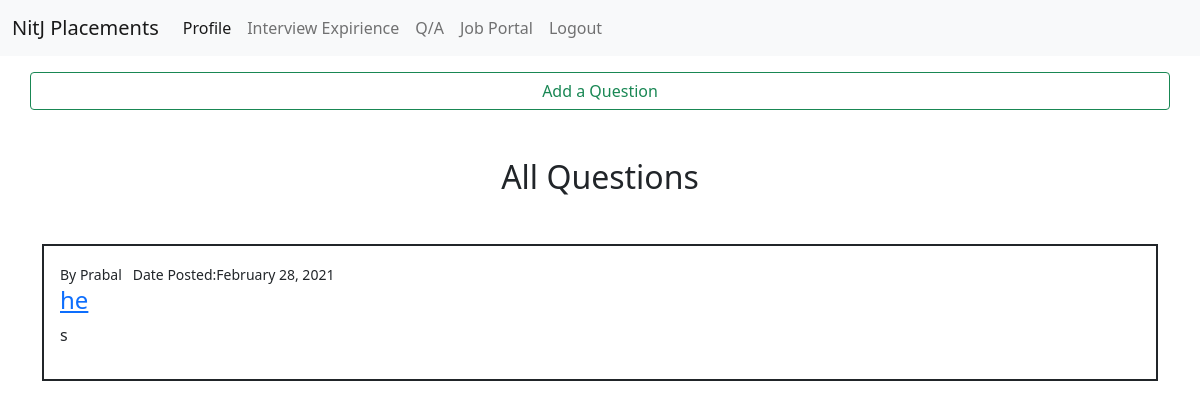
The app's page /qa/, older data.
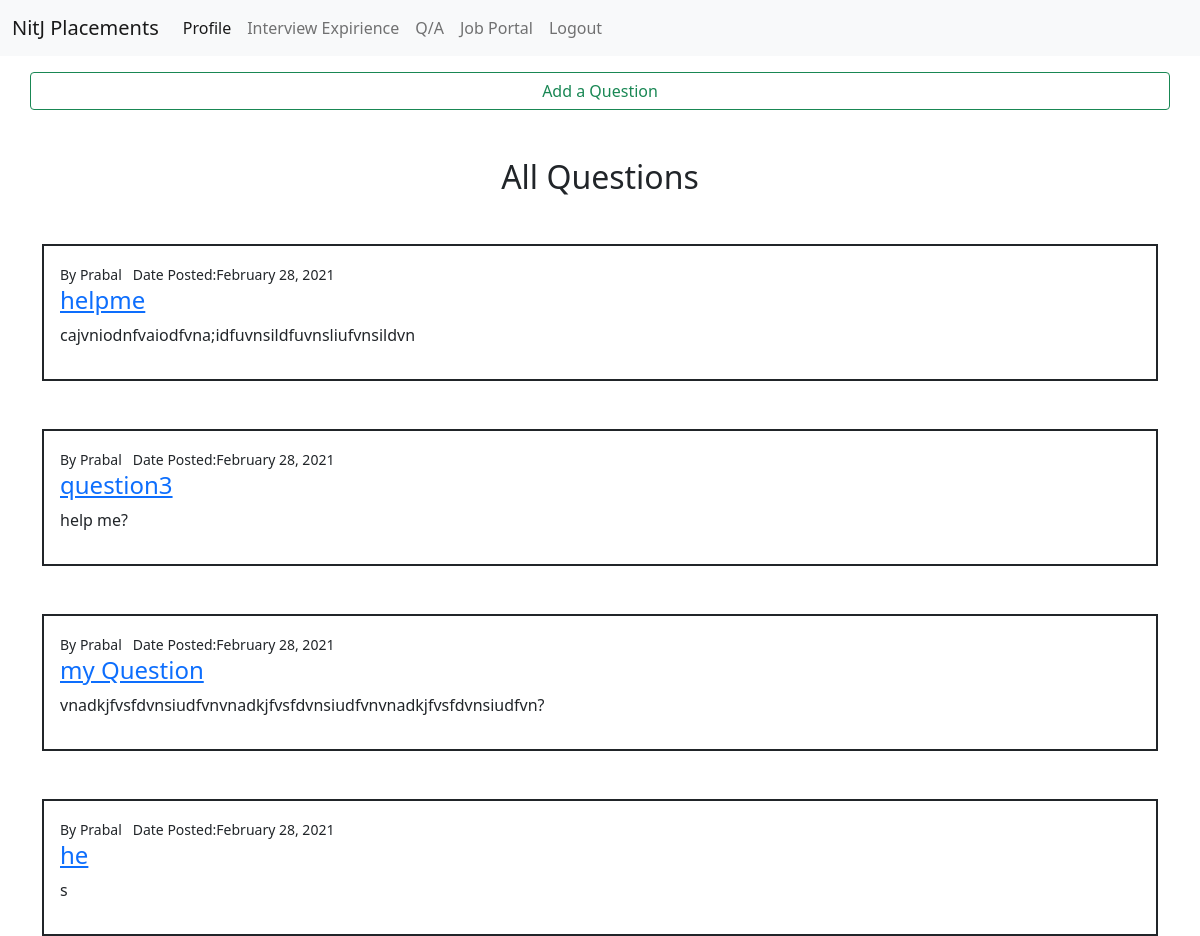
The same page, newer data.
### qAndA/models.py (models this page shows, shortened)
class Question(models.Model):
    author = models.ForeignKey(user_model.Student, null=False, on_delete=models.CASCADE)
    title = models.CharField(max_length=200, null=False)
    body = models.TextField(null=False)
    created_at = models.DateTimeField(auto_now_add=True)
    updated_at = models.DateTimeField(auto_now=True)

### users/models.py (models this page shows, shortened)
class Student(models.Model):
    user = models.OneToOneField(User, on_delete=models.CASCADE)
    firstName = models.CharField(max_length=256)
    lastName = models.CharField(max_length=256)
    email = models.EmailField()
    ph_no = models.CharField(max_length=10)

### qAndA/views.py (the view)
# urls.py: path('', views.homePage, name='qAindex'),
def homePage(request):
    questions = Question.objects.all().order_by('-created_at')
    context = {
        'questions': questions
    }
    return render(request, 'qAndA/homepage.html', context)

### templates/qAndA/homepage.html
{% extends "users/baseAuth.html"%}
{% load static %}
{% load crispy_forms_tags %}
{% block headBlock %}
<link rel="stylesheet" href="{% static 'users/index.css' %}">
{% endblock %}
{% block bodyBlock %}
<div class = "container mt-3">
  <div class="row justify-content-center">
      <a class="btn btn-outline-success" href="{% url 'new-question'%}">
        Add a Question
      </a>
  </div>
</div>
<h2 class = "text-center justify-content-center mt-5">All Questions</h2>
<div class="container">
{% for question in questions %}
  <div class="question-list-item border border-2 border-dark mt-5 p-3">
      <small class="question-list-item-author">
            By {{question.author.firstName}}  &nbsp; Date Posted:{{ question.created_at|date:"F d, Y"}}
      </small>
      <a href="{% url 'questionPage' question.id %}">
      <h4 class="question-list-item-title">
        {{question.title}}
      </h4>
    </a>
      <p>
        {{ question.body }}
      </p>
</div>
{% endfor %}
</div>
{% endblock bodyBlock %}

### templates/users/baseAuth.html (shortened to what this page needs)
<!doctype html>
<html lang="en">
<head>
    <link href="https://cdn.jsdelivr.net/npm/bootstrap@5.0.0-beta1/dist/css/bootstrap.min.css" rel="stylesheet"
>
    {% block headBlock %}
    {% endblock %}
</head>
<body>
    <nav class="navbar navbar-expand-lg navbar-light bg-light">
        <div class="container-fluid">
            <a class="navbar-brand" href="{% url 'profile' %}">NitJ Placements</a>
            <div class="collapse navbar-collapse" id="navbarNav">
                <ul class="navbar-nav">
                    <li class="nav-item">
                        <a class="nav-link active" aria-current="page" href="{% url 'profile' %}">Profile</a>
                    </li>
                    <li class="nav-item">
                        <a class="nav-link" href="{% url 'interview' %}">Interview Expirience</a>
                    </li>
                    <li class="nav-item">
                        <a class="nav-link" href="{% url 'qAindex'%}">Q/A</a>
                    </li>
                    <li class="nav-item">
                        <a class="nav-link" href="#">Job Portal</a>
                    </li>
                    <li class="nav-item">
                        <a class="nav-link" href="{% url 'logout' %}">Logout</a>
                    </li>
                </ul>
            </div>
        </div>
    </nav>
    {% block bodyBlock %}
    {% endblock %}
</body>
</html>

Row changes from the older to the newer data that the page shows:
added Question: author.firstName "Prabal", created_at "February 28, 2021", title "helpme", body "cajvniodnfvaiodfvna;idfuvnsildfuvnsliufvnsildvn"
added Question: author.firstName "Prabal", created_at "February 28, 2021", title "question3", body "help me?"
added Question: author.firstName "Prabal", created_at "February 28, 2021", title "my Question", body "vnadkjfvsfdvnsiudfvnvnadkjfvsfdvnsiudfvnvnadkjfvsfdvnsiudfvn?"
